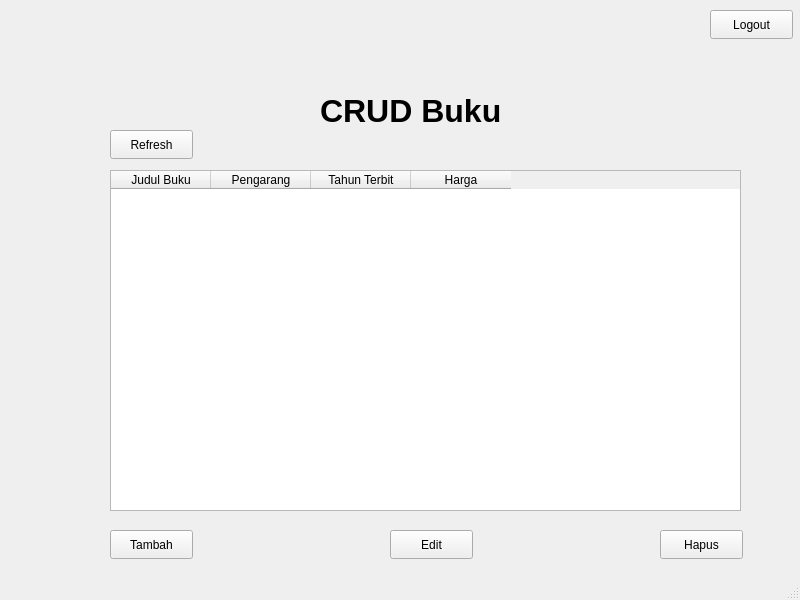
<?xml version="1.0" encoding="UTF-8"?>
<ui version="4.0">
 <class>admindashboard</class>
 <widget class="QMainWindow" name="admindashboard">
  <property name="geometry">
   <rect>
    <x>0</x>
    <y>0</y>
    <width>800</width>
    <height>600</height>
   </rect>
  </property>
  <property name="windowTitle">
   <string>MainWindow</string>
  </property>
  <widget class="QWidget" name="centralwidget">
   <widget class="QPushButton" name="btn_edit">
    <property name="geometry">
     <rect>
      <x>390</x>
      <y>530</y>
      <width>83</width>
      <height>29</height>
     </rect>
    </property>
    <property name="text">
     <string>Edit</string>
    </property>
   </widget>
   <widget class="QPushButton" name="btn_hapus">
    <property name="geometry">
     <rect>
      <x>660</x>
      <y>530</y>
      <width>83</width>
      <height>29</height>
     </rect>
    </property>
    <property name="text">
     <string>Hapus</string>
    </property>
   </widget>
   <widget class="QPushButton" name="btn_tambah">
    <property name="geometry">
     <rect>
      <x>110</x>
      <y>530</y>
      <width>83</width>
      <height>29</height>
     </rect>
    </property>
    <property name="text">
     <string>Tambah</string>
    </property>
   </widget>
   <widget class="QPushButton" name="btn_refresh">
    <property name="geometry">
     <rect>
      <x>110</x>
      <y>130</y>
      <width>83</width>
      <height>29</height>
     </rect>
    </property>
    <property name="text">
     <string>Refresh</string>
    </property>
   </widget>
   <widget class="QLabel" name="label">
    <property name="geometry">
     <rect>
      <x>320</x>
      <y>70</y>
      <width>221</width>
      <height>81</height>
     </rect>
    </property>
    <property name="font">
     <font>
      <pointsize>24</pointsize>
      <bold>true</bold>
     </font>
    </property>
    <property name="text">
     <string>CRUD Buku</string>
    </property>
   </widget>
   <widget class="QTableWidget" name="tableWidget">
    <property name="geometry">
     <rect>
      <x>110</x>
      <y>170</y>
      <width>631</width>
      <height>341</height>
     </rect>
    </property>
    <column>
     <property name="text">
      <string>Judul Buku</string>
     </property>
    </column>
    <column>
     <property name="text">
      <string>Pengarang</string>
     </property>
    </column>
    <column>
     <property name="text">
      <string>Tahun Terbit</string>
     </property>
    </column>
    <column>
     <property name="text">
      <string>Harga</string>
     </property>
    </column>
   </widget>
   <widget class="QPushButton" name="btn_logout">
    <property name="geometry">
     <rect>
      <x>710</x>
      <y>10</y>
      <width>83</width>
      <height>29</height>
     </rect>
    </property>
    <property name="text">
     <string>Logout</string>
    </property>
   </widget>
  </widget>
  <widget class="QMenuBar" name="menubar">
   <property name="geometry">
    <rect>
     <x>0</x>
     <y>0</y>
     <width>800</width>
     <height>25</height>
    </rect>
   </property>
  </widget>
  <widget class="QStatusBar" name="statusbar"/>
 </widget>
 <resources/>
 <connections>
  <connection>
   <sender>btn_refresh</sender>
   <signal>clicked()</signal>
   <receiver>admindashboard</receiver>
   <slot>refreshTableWidget()</slot>
   <hints>
    <hint type="sourcelabel">
     <x>169</x>
     <y>164</y>
    </hint>
    <hint type="destinationlabel">
     <x>220</x>
     <y>118</y>
    </hint>
   </hints>
  </connection>
 </connections>
 <slots>
  <slot>refreshTableWidget()</slot>
 </slots>
</ui>
